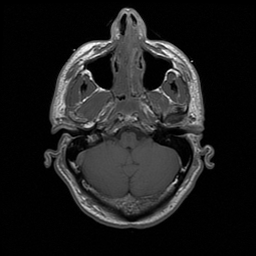
#> input picture wls/src-0028.png, 256 x 256 px
$ python wls_lab_gamma_compare_paras.py
#> lines starting #> are read from the running program, lines starting #| are printed output that depends on the picture
#> further down, imgA is the input picture: shape (256, 256); min 0, max 255, mean 29.6
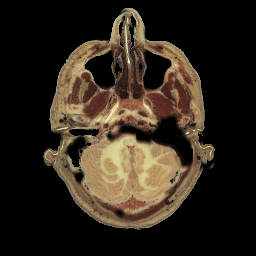
#> input picture wls/img_B-ref-0028-src-0028.png, 256 x 256 px
#> further down, imgAP is the input picture: shape (256, 256, 3); mean B, G, R 27.4, 37.7, 46.5
### wls/wls_lab_gamma.py
# original paper implementation
# Paper: https://www.cse.huji.ac.il/~danix/epd/
# Site: https://www.cse.huji.ac.il/~danix/epd/wlsFilter.m

# python implementation
# Site: https://github.com/harveyslash/Deep-Image-Analogy-TF/blob/master/src/WLS.py

#######################################################################################
# %   Input arguments:
# %   ----------------
# %     IN              Input image (2-D, double, N-by-M matrix).
# %
# %     lambda          Balances between the data term and the smoothness
# %                     term. Increasing lambda will produce smoother images.
# %                     Default value is 1.0
# %
# %     alpha           Gives a degree of control over the affinities by non-
# %                     lineary scaling the gradients. Increasing alpha will
# %                     result in sharper preserved edges. Default value: 1.2
# %
# %     L               Source image for the affinity matrix. Same dimensions
# %                     as the input image IN. Default: log(IN)
#######################################################################################


import cv2
import os
import numpy as np
from scipy.sparse import spdiags
from scipy.sparse.linalg import spsolve

# values used in Deep Image Analogy paper
LAMBDA = 0.8
ALPHA = 1.0

#for Gamma correction
GAMMA = 2.2

# values used in WLS paper
# LAMBDA = 1.0
# ALPHA = 1.2

def replaceZeroes(data):
  min_nonzero = np.min(data[np.nonzero(data)])
  data[data == 0] = min_nonzero
  return data


def gamma_corr(img, gamma=1.0):
    #normalize to [0,1]
    img_norm = np.asarray(img, dtype=np.float32) / 255.0

    #apply gamma corr
    img_gamma = np.power(img_norm, gamma)

    # convert back to [0,255]
    img_u8 = np.asarray(img_gamma * 255, dtype=np.uint8)

    return img_u8


def weightedLeastSquare(img_color, img_guide=None, _lambda=1.0 , alpha=1.2):
    output = np.zeros_like(img_color)
    if img_guide is None:
        img_guide = np.log(img_color)

    def wlsFilter(IN_img, L_img, _lambda=1.0, alpha=1.2):

        smallNum = 0.0001

        r,c = IN_img.shape
        k = r*c

        dy = np.diff(L_img, 1, 0)

        dy = -_lambda / (np.abs(dy) ** alpha + smallNum)
        dy = np.pad(dy, ((0 ,1),(0,0)),mode='constant')
        dy = dy.flatten()

        dx = np.diff(L_img, 1, 1)
        dx = -_lambda / (np.abs(dx) ** alpha + smallNum)
        dx = np.pad(dx, ((0 ,0),(0,1)),mode='constant')
        dx = dx.flatten()

        B = np.zeros(shape=(dx.shape[0],2))
        B[:,0] = dx
        B[:,1] = dy
        d = np.array([-r,-1])

        A = spdiags(B.T,d,k,k)

        e = dx
        w = np.pad(dx, ((r,0)) ,mode= 'constant')
        w = w[0:-r]

        s = dy
        n = np.pad(dy, ((1,0)), mode= 'constant')
        n = n[0:-1]

        D = 1-(e+w+s+n)
        A = A + A.T + spdiags(D.T, 0, k, k)
        OUT = spsolve(A, IN_img.flatten())

        OUT = np.reshape(OUT, (r, c))

        return OUT


    # output[:,:,0] = wlsFilter( img_color[:, :, 0], L_img=img_guide[:, :, 0], _lambda=_lambda, alpha=alpha)
    # output[:,:,1] = wlsFilter( img_color[:, :, 1], L_img=img_guide[:, :, 1], _lambda=_lambda, alpha=alpha)
    # output[:,:,2] = wlsFilter( img_color[:, :, 2], L_img=img_guide[:, :, 2], _lambda=_lambda, alpha=alpha)

    output = wlsFilter(img_color, L_img=img_guide, _lambda=_lambda, alpha=alpha)

    return output


# [49 lines that do not run on import are left out]

### wls/wls_lab_gamma_compare_paras.py
# original paper implementation
# Paper: https://www.cse.huji.ac.il/~danix/epd/
# Site: https://www.cse.huji.ac.il/~danix/epd/wlsFilter.m

# python implementation
# Site: https://github.com/harveyslash/Deep-Image-Analogy-TF/blob/master/src/WLS.py

#matplot lib plot multiple images
# Site: https://stackoverflow.com/questions/46615554/how-to-display-multiple-images-in-one-figure-correctly/46616645

#######################################################################################
# %   Input arguments:
# %   ----------------
# %     IN              Input image (2-D, double, N-by-M matrix).
# %
# %     lambda          Balances between the data term and the smoothness
# %                     term. Increasing lambda will produce smoother images.
# %                     Default value is 1.0
# %
# %     alpha           Gives a degree of control over the affinities by non-
# %                     lineary scaling the gradients. Increasing alpha will
# %                     result in sharper preserved edges. Default value: 1.2
# %
# %     L               Source image for the affinity matrix. Same dimensions
# %                     as the input image IN. Default: log(IN)
#######################################################################################


import cv2
import os
import numpy as np
import wls_lab_gamma
import matplotlib.pyplot as plt
import math

LAMBDA = 0.8
ALPHA = 1.0


def plotLambdaVsAlpha(imgA, imgAP, gammas, out_path):
#> called with out_path = 'Gammas_lab'
    if not os.path.exists(out_path):
        os.makedirs(out_path)


    nrows = 3
    ncols = 3
    figsize = [10, 10]
    fig, ax = plt.subplots(nrows=nrows, ncols=ncols, figsize=figsize)

    for i, GAMMA in enumerate(gammas):
        GAMMA = GAMMA if GAMMA > 0 else 0.1

        imgA_gray = imgA
        imgAP_bgr = imgAP

        #perform inverse gamma operation
        imgA_gray = wls_lab_gamma.gamma_corr(imgA_gray, gamma=1/GAMMA)
        imgAP_bgr = wls_lab_gamma.gamma_corr(imgAP_bgr, gamma=1/GAMMA)


        imgAP_lab = cv2.cvtColor(imgAP_bgr, cv2.COLOR_BGR2LAB)
        imgAP_l = imgAP_lab[:, :, 0]
        imgAP_a = imgAP_lab[:, :, 1]
        imgAP_b = imgAP_lab[:, :, 2]

        # if imgA.shape != imgAP.shape:
        #     imgA = cv2.resize(imgA , dsize=imgAP.shape[:2] ,  interpolation=cv2.INTER_CUBIC)

        imgA_gray = np.asarray(imgA_gray, dtype=np.float32)
        imgA_gray = imgA_gray / 255
        imgA_gray = wls_lab_gamma.replaceZeroes(imgA_gray)

        imgAP_l = np.asarray(imgAP_l, dtype=np.float32)
        imgAP_l = imgAP_l / 255
        imgAP_l = wls_lab_gamma.replaceZeroes(imgAP_l)


        print("WLS 1")
        wls_AP_A = wls_lab_gamma.weightedLeastSquare(imgAP_l, imgA_gray, alpha=ALPHA, _lambda=LAMBDA)

        print("WLS 2")
        wls_A_A = wls_lab_gamma.weightedLeastSquare(imgA_gray, imgA_gray, alpha=ALPHA, _lambda=LAMBDA)

        imgOut_lP = imgA_gray + wls_AP_A - wls_A_A

        imgOut_lP = cv2.normalize(src=imgOut_lP, dst=imgOut_lP, alpha=0, beta=255, norm_type=cv2.NORM_MINMAX)
        imgOut_lP = np.asarray(imgOut_lP, dtype=np.uint8)

        imgOut_lP_a_b = np.zeros_like(imgAP_lab)
        imgOut_lP_a_b[:, :, 0] = imgOut_lP
        imgOut_lP_a_b[:, :, 1] = imgAP_a
        imgOut_lP_a_b[:, :, 2] = imgAP_b

        imgOut_lP_a_b = cv2.cvtColor(imgOut_lP_a_b, cv2.COLOR_LAB2BGR)

        # apply gamma at the end
        imgOut_lP_a_b = wls_lab_gamma.gamma_corr(imgOut_lP_a_b, gamma=GAMMA)

        #saveimage
        imgOut_path = os.path.join(out_path, "wlsOut_gamma-{}.png".format(GAMMA))
        print(imgOut_path)
        cv2.imwrite(imgOut_path, imgOut_lP_a_b)


        #convert BRG to RBG for matplotlib and plot image
        imgOut_rgb = cv2.cvtColor(imgOut_lP_a_b, cv2.COLOR_BGR2RGB)

        rowid = i // ncols
        colid = i % ncols
        ax[rowid][colid].set_title("GAMMA:{}".format(GAMMA), fontsize=8)
        ax[rowid][colid].imshow(imgOut_rgb)
        ax[rowid][colid].axis('off')

        print("Image no.{} plotted out of {}".format(i, len(gammas)))
#> this loop made 9 passes
#> pass 1, in gamma_corr, `img_gamma = np.power(img_norm, gamma)`:
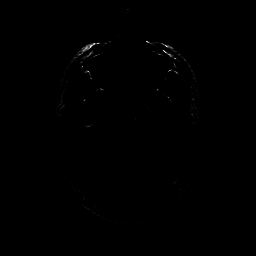
#> img_gamma: shape (256, 256) float32; min 0, max 1, mean 0.00163
#> after the loop:
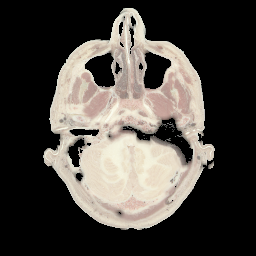
#> imgAP_bgr: shape (256, 256, 3); mean B, G, R 64.6, 69.8, 74.2
#> after the loop:
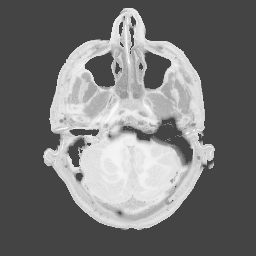
#> imgAP_l: shape (256, 256) float32; min 0.267, max 0.98, mean 0.457
#> after the loop:
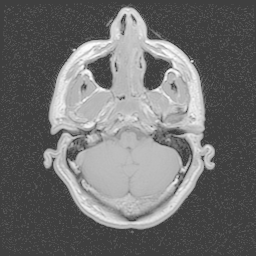
#> imgA_gray: shape (256, 256) float32; min 0.247, max 1, mean 0.433
#> after the loop:
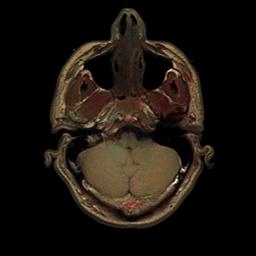
#> imgOut_lP_a_b: shape (256, 256, 3); mean B, G, R 14.3, 20.5, 26.3

#> (the run stopped early here; a loop or call above may not have finished)
